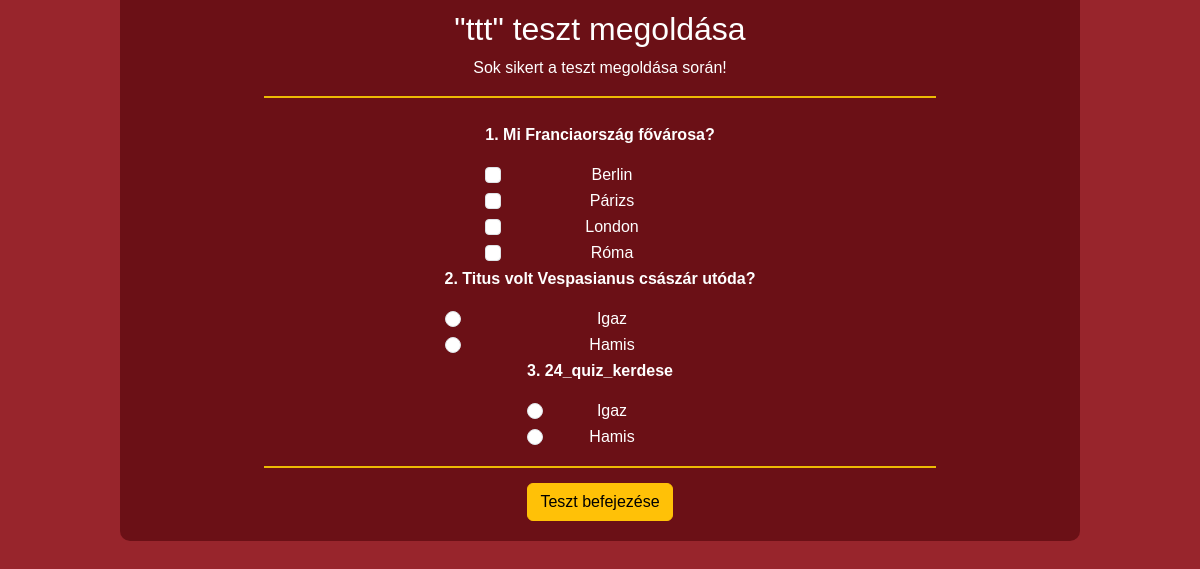
The page /test/run-test/24/ on the database its author committed.
### roman_map/models.py (models this page shows, shortened)
class Quiz(models.Model):
    id = models.BigAutoField(primary_key=True)
    title = models.CharField(max_length=255)
    description = models.TextField()
    created_date = models.DateTimeField(auto_now_add=True)
    created_by = models.ForeignKey(CustomUser, on_delete=models.CASCADE, related_name='created_quizzes', null=True, blank=True)

class Question(models.Model):
    id = models.BigAutoField(primary_key=True)
    QUESTION_TYPES = [
        ('mc', 'Több válasz'),
        ('tf', 'Igaz/Hamis')
    ]
    def validate_positiv_number(value):
        if value < 0:
            raise ValidationError(
                ('%(value)s kisebb min 0.'),
                params={'value': value},
            )
    quiz = models.ForeignKey(Quiz, on_delete=models.SET_NULL, related_name='questions', null=True, blank=True)
    text = models.CharField(max_length=255, blank=False)
    question_type = models.CharField(max_length=2, choices=QUESTION_TYPES)
    points = models.PositiveIntegerField(default=0, validators=[validate_positiv_number])

class Answer(models.Model):
    id = models.BigAutoField(primary_key=True)
    question = models.ForeignKey(Question, on_delete=models.CASCADE, related_name='answers')
    text = models.CharField(max_length=255, blank=True)
    is_correct = models.BooleanField(default=False)

### roman_map/views.py (the view, shortened to what this page needs)
# urls.py: path('test/run-test/<int:quiz_id>/', view=views.teszt_inditasa, name='teszt_inditasa'),
def teszt_inditasa(request, quiz_id):
    try:
        quiz = Quiz.objects.get(id = quiz_id)
        if not quiz:
            db_logger.error("Hiba. Az indítani kívánt teszt nem található.")
            messages.error(request, "Hiba. Az indítani kívánt teszt nem található.")
        total_points = quiz.questions.aggregate(Sum('points'))['points__sum'] or 0
        questions = list(quiz.questions.all())
        random.shuffle(questions)
        return render(request, 'quiz/run_test.html', {'quiz': quiz, 'questions': questions})
    except Exception as e:
        db_logger.error("Hiba: "+str(e))
        messages.error(request, "Hiba teszt során")
        return redirect('teszt')

### roman_map/templates/quiz/run_test.html (shortened to what this page needs)
{% extends "quiz/test.html" %}
{% block content %}
    <div class="content">
        <h2>"{{ quiz.title }}" teszt megoldása</h2>
        <p>Sok sikert a teszt megoldása során!</p>
        <div class="disz-csik"></div>
        <form method="post">
            {% for question in questions %}
                <div class="question-item">
                    <p><strong>{{ forloop.counter }}. {{ question.text }}</strong></p>
                    <div class="question-item-inputs">
                        {% if question.question_type == 'tf' %}
                            <div class="form-check">
                                <input type="radio" name="question_{{ question.id }}" value="true" class="form-check-input" id="question_{{ question.id }}">
                                <label for="question_{{ question.id }}">Igaz</label>
                            </div>
                            <div class="form-check">
                                <input type="radio" name="question_{{ question.id }}" value="false" class="form-check-input" id="question_{{ question.id }}">
                                <label for="question_{{ question.id }}">Hamis</label>
                            </div>
                        {% else %}
                            {% for answer in question.answers.all %}
                                <div class="form-check">
                                    <input type="checkbox" name="question_{{ question.id }}" value="{{ answer.id }}" class="form-check-input" id="question_{{ question.id }}">
                                    <label for="question_{{ question.id }}">{{ answer.text }}</label>
                                </div>
                            {% endfor %}
                        {% endif %}
                    </div>
                </div>
            {% endfor %}
            <div class="disz-csik"></div>
            <button type="submit" class="btn btn-warning">Teszt befejezése</button>
        </form>
    </div>
{% endblock content %}

### roman_map/static/styles/tests.css (style rules this page uses)
.disz-csik { width: 70%; height: 2px; background-color: #ecba04; margin-top: 15px; margin-bottom: 15px; margin-left: auto; margin-right: auto; }
.content form { padding-top: 10px; padding-bottom: 10px; display: flex; flex-direction: column; align-items: center; color: white; }
.content { width: 80%; margin: auto; background-color: #6B1016; border-radius: 0 0 10px 10px; padding-bottom: 10px; padding-top: 10px; color: white; }
.tests-background { font-family: Arial, sans-serif; text-align: center; background-color: #98252c; }

### rows shown on the page
Quiz: title "ttt"
Question: text "Mi Franciaország fővárosa?"
Answer: text "Berlin"
Answer: text "Párizs"
Answer: text "London"
Answer: text "Róma"
Question: text "Titus volt Vespasianus császár utóda?"
Question: text "24_quiz_kerdese"
